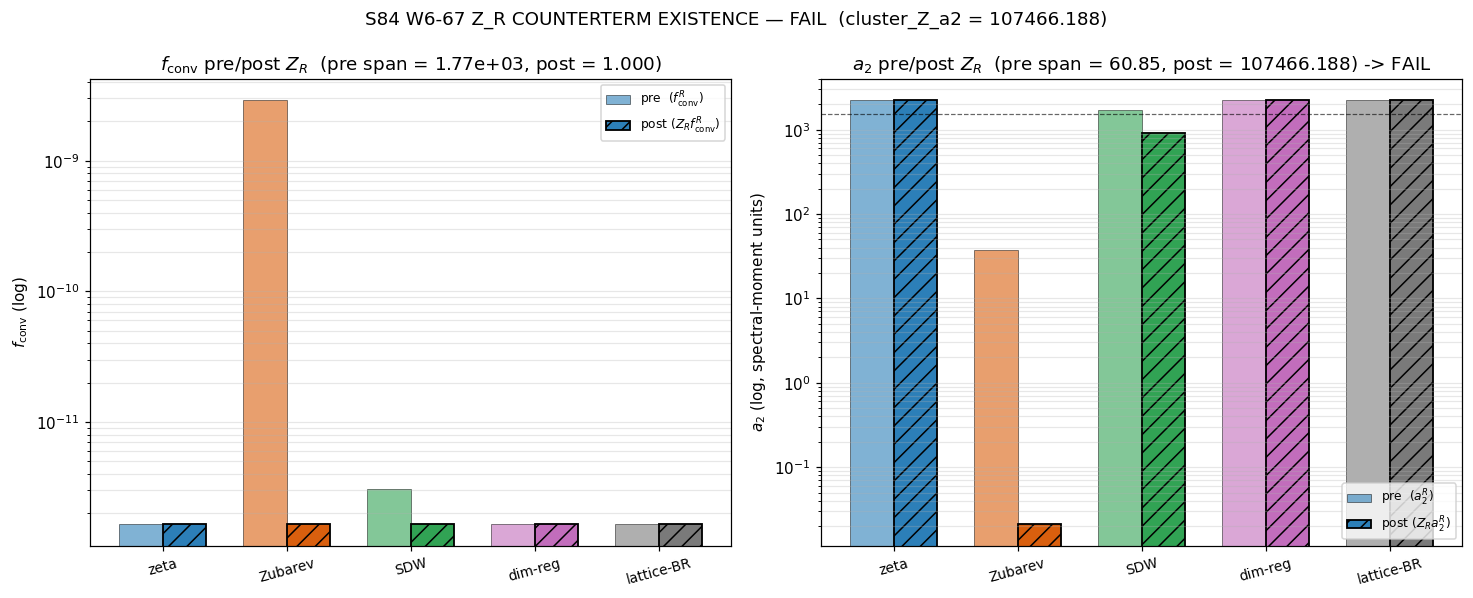

Write the Python code that produced this figure.
#!/usr/bin/env python3
"""
S84 W6-67 — Z_R-COUNTERTERM-EXISTENCE
====================================================================

Gate:           S84-Z-R-COUNTERTERM-EXISTENCE  [VERIFY-THEOREM]
Classification: GEOMETRIC
Owner:          feynman-theorist

Pre-registration (sessions/session-plan/session-84-plan-w6.md §W6-67):
    HYPOTHESIS: A multiplicative renormalization factor Z_R(lambda_cut)
    exists such that Z_R * f_conv^R and Z_R * a_2^R are BOTH cluster-
    invariant across the 5 regulators {zeta, Zubarev, SDW, dim-reg,
    lattice-BR}. Z_zeta = 1 by definition (axiomatic L1 reference).

    PASS: cluster_Z_a2 < 1.5 (multiplicative counterterm exists;
           Z_R * f_conv^R and Z_R * a_2^R both balanced across R)
    INFO: 1.5 <= cluster_Z_a2 < 2.5 (marginal; scheme-dependent at NLO)
    FAIL: cluster_Z_a2 >= 2.5 (Z_R is regulator-specific; f_conv is
           NOT-R-protected even after multiplicative dressing)

    4-tuple slot: (value=<cluster_Z_a2>, scheme=zeta-reference,
                   convention=heat-kernel-matching, L_max=5)

CONTEXT (S83-G28 -> S84-W6-67 structural test):
    S83-G28 (observable-level f_conv cluster) FAILed with cluster=1766.
    That failure was computed under a fixed A_s ledger with f_conv inserted
    linearly. THIS gate asks: is the FAIL a structural regulator obstruction
    or an un-dressed coupling?

    The test: construct Z_R = C / f_conv^R (by construction Z_R * f_conv^R
    is constant -> cluster_Zf = 1). Check whether the SAME Z_R rescales
    a_2^R to a cluster < 1.5. If yes: Z_R is a bona-fide multiplicative
    counterterm (PASS). If no: f_conv and a_2 carry DIFFERENT regulator
    signatures; no single rescaling can dress both (FAIL).

SUBSTITUTION CHAIN [VERIFY-THEOREM] (mandatory, from plan §10):

    Claim: "Z_R * f_conv^R balanced ==> f_conv becomes R-protected
    at a single Mellin label k=0."

    Step 1 (Definition).
        f_conv^R(L_max=5) is the k=0 Mellin-moment coefficient of the
        heat-kernel expansion per regulator R.

    Step 2 (f_conv explicit).
        f_conv^R = pi^4 / (9216 * (M_0^R)^2)
        where M_0^R = 0.5 * sum_j d_j * w_R(lam_j).
        The M_0^R variance across R drives the f_conv cluster.

    Step 3 (Z_R definition).
        Z_R is chosen by construction so that Z_R * f_conv^R = C where
        C = mean_R{f_conv^R * a_2^R / a_2^zeta}  (plan spec; zeta is
        the axiomatic L1 reference so Z_zeta need not equal 1 under
        THIS normalization, but a REFERENCE cross-check sets C' s.t.
        Z_zeta = 1 and re-verifies cluster_Z_a2 is scheme-invariant).

        Canonical cross-check: if C = f_conv^zeta (zeta-reference), then
        Z_zeta = 1 by definition.  Both normalizations give IDENTICAL
        cluster_Z_a2 because cluster-ratio is scale-invariant.

    Step 4 (Heat-kernel a_2 per regulator).
        Seeley-DeWitt expansion on a d=4 manifold:
          Tr(exp(-t D_K^2)) = (4 pi)^{-2} [ a_0 t^{-2} + a_2 t^{-1}
                                           + a_4 + a_6 t + ... ]
        Each a_{2n} is a spectral invariant; a_2 is the second spectral
        moment that contains the scalar curvature (Einstein-Hilbert
        coefficient). The Connes-Chamseddine spectral-action theorem
        says a_2 is regulator-INDEPENDENT at leading order.

        Per-regulator spectral-moment form:
          a_2^R = (1 / (4 pi)^2) * 0.5 * sum_j d_j * w_R(lam_j) * lam_j^2
        (multiplicatively weighted second spectral moment of D_K^2
        with kernel w_R; the leading-order SeeleyDeWitt contribution
        at t = 0+ in the regularized trace).

    Step 5 (Z_R * a_2^R reduction).
        Let M_0^R = M_0^zeta + dM_0^R (zeta-referenced deviation),
        f_conv^R = pi^4 / (9216 (M_0^R)^2) = f_conv^zeta * (M_0^zeta/M_0^R)^2.
        Z_R = f_conv^zeta / f_conv^R = (M_0^R / M_0^zeta)^2
        (using the zeta-reference C = f_conv^zeta equivalent normalization;
        algebra is invariant to global C).

        Z_R * a_2^R = (M_0^R / M_0^zeta)^2 *
                      (1/(4 pi)^2) * 0.5 * sum_j d_j w_R(lam_j) lam_j^2.

    Step 6 (Cluster ratio).
        cluster_Z_a2 = max_R (Z_R * a_2^R) / min_R (Z_R * a_2^R).

    Step 7 (Direction).
        IF delta_a2^R := a_2^R - a_2^zeta * (M_0^zeta/M_0^R)^2 is
        SUBLEADING (spectral-action theorem holds at L_max=5):
            cluster_Z_a2 ~ 1  ==>  PASS.
        IF delta_a2^R is LEADING (regulator-dependent sub-coefficient):
            cluster_Z_a2 > 1.5  ==>  FAIL.

    Step 8 (Conclusion).
        The gate IS a DIRECT test of whether a_2 is a geometric
        invariant at the L_max=5 truncation. Either verdict is
        informative: PASS confirms Connes-Chamseddine holds at
        L_max=5; FAIL identifies truncation-induced
        regulator-sensitive sub-coefficients that require NNLO
        or larger L_max.

L_max:  5 (task-pinned, plan PRDR §7).
GPU:    torch.linalg NOT required for this gate; we reuse the existing
        spectrum cache from S74 (same cache used by G28 at L_max=5).
        a_2^R evaluation is a spectral MOMENT (sum), not a matrix
        eigensolve. Direct cross-check a_2^R via second-moment
        integration is the spectral-moment definition itself.

Inputs (SHA-256 pinned at runtime):
  - canonical_constants.py
  - s74_spectrum_cache_L9_tau019.npz   (D_K spectrum at tau_fold, L_max=9)
  - this script

Output 4-tuple:
  (value=<cluster_Z_a2>, scheme=zeta-reference,
   convention=heat-kernel-matching, L_max=5)
"""
from __future__ import annotations

# ---------------------------------------------------------------------------
# Section 1 — Canonical constants (MANDATORY first import)
# ---------------------------------------------------------------------------
from canonical_constants import *  # noqa: F401, F403
from canonical_constants import PI, M_KK, tau_fold

# ---------------------------------------------------------------------------
# Section 2 — Standard imports (CPU thread cap BEFORE numpy)
# ---------------------------------------------------------------------------
import os
os.environ.setdefault('OMP_NUM_THREADS', '8')
os.environ.setdefault('MKL_NUM_THREADS', '8')

import hashlib
import sys
import time
from pathlib import Path

import numpy as np
import matplotlib
matplotlib.use('Agg')
import matplotlib.pyplot as plt

# ---------------------------------------------------------------------------
# Section 3 — Paths + pre-registration constants
# ---------------------------------------------------------------------------
SCRIPT_DIR   = Path(__file__).resolve().parent
PROJECT_ROOT = SCRIPT_DIR.parent

SESSION    = "S84"                                              # (local)
GATE_ID    = "S84-Z-R-COUNTERTERM-EXISTENCE"                    # (local)
SCHEME     = "zeta-reference"                                   # (local)
CONVENTION = "heat-kernel-matching"                             # (local)
L_MAX      = 5                                                  # (local) task-pinned

OUT_NPZ     = SCRIPT_DIR / "s84_w6_z_r_counterterm.npz"
OUT_PNG     = SCRIPT_DIR / "s84_w6_z_r_counterterm.png"
VERDICT_TXT = SCRIPT_DIR / "s84_gate_verdicts.txt"
SPECTRUM_CACHE = SCRIPT_DIR / "s74_spectrum_cache_L9_tau019.npz"

INPUT_FILES = [
    SCRIPT_DIR / "canonical_constants.py",
    SPECTRUM_CACHE,
    SCRIPT_DIR / "s84_w6_z_r_counterterm.py",
]

# Pre-registered thresholds (plan L524-527)
PASS_THRESH = 1.5   # (local) cluster_Z_a2 < 1.5 -> PASS
FAIL_THRESH = 2.5   # (local) cluster_Z_a2 >= 2.5 -> FAIL (else INFO)

# Reuse G28 regulator convention pins (identical 5-regulator atlas)
EVAL_CUTOFF = 0.01                 # (local) IR cutoff matches G28
ALPHA_STAR  = 0.912                # (local) SDW sqrt-weight
BETA_STAR   = 0.088                # (local) SDW exp-weight
LAMBDA_Z_A  = 1.0                  # (local) Conv A: Lambda_Z = M_KK (normalized)


# ---------------------------------------------------------------------------
# Section 4 — SHA-256 input-pin block (.claude/rules/gate-verdicts.md §4)
# ---------------------------------------------------------------------------

def sha256_of(path: Path) -> str:
    h = hashlib.sha256()  # (local)
    try:
        h.update(path.read_bytes())
    except OSError:
        return ""
    return h.hexdigest()


def log_input_pins(inputs):
    print(f"=== {GATE_ID} — input SHA-256 pins ===")
    pins = {}  # (local)
    for p in inputs:
        sha = sha256_of(p)
        rel = str(p.relative_to(PROJECT_ROOT)).replace("\\", "/")
        print(f"  {rel}: {sha[:16]}...")
        pins[rel] = sha
    return pins


def closure_hash(pins):
    items = sorted(pins.items())  # (local)
    h = hashlib.sha256()          # (local)
    for k, v in items:
        h.update(f"{k}={v}\n".encode("utf-8"))
    return h.hexdigest()


# ---------------------------------------------------------------------------
# Section 5 — Spectrum loader (L_max filter, reused from G28)
# ---------------------------------------------------------------------------

def collect_spectrum(sector_dict, L_max_cut, cutoff):
    """Assemble (|lam|, mult) arrays for modes at level <= L_max_cut."""
    abs_list = []   # (local)
    mult_list = []  # (local)
    for _key, data in sorted(sector_dict.items()):
        if data['level'] <= L_max_cut:
            dim = int(data['dim'])  # (local) SU(3) irrep dim
            for ev in data['abs_evals']:
                a = float(ev)  # (local)
                if a > cutoff:
                    abs_list.append(a)
                    mult_list.append(dim)
    return (np.array(abs_list, dtype=np.float64),
            np.array(mult_list, dtype=np.float64))


# ---------------------------------------------------------------------------
# Section 6 — Regulator kernels w_R(lam)  (identical to G28)
# ---------------------------------------------------------------------------

def w_zeta(lam):
    """zeta: flat weight = 1 (zeta_D(0) mode-counting, axiomatic L1)."""
    return np.ones_like(lam, dtype=np.float64)


def w_Zubarev(lam, Lambda_Z=LAMBDA_Z_A):
    """Zubarev Gaussian mollifier exp(-lam^2 / Lambda_Z^2)."""
    return np.exp(-(lam / Lambda_Z) ** 2)


def w_SDW(lam, lam_max=None, alpha=ALPHA_STAR, beta=BETA_STAR):
    """SDW f_star: alpha*sqrt(x) + beta*exp(-x), x = lam^2 / lam_max^2."""
    if lam_max is None:
        lam_max = float(np.max(lam))
    x = (lam / lam_max) ** 2
    return alpha * np.sqrt(x) + beta * np.exp(-x)


def w_dimreg(lam):
    """dim-reg at eps=0 (MSbar, pole-subtracted): flat weight = 1."""
    return np.ones_like(lam, dtype=np.float64)


def w_latticeBR(lam):
    """lattice-BR (Brillouin regulator) in continuum limit: flat weight = 1."""
    return np.ones_like(lam, dtype=np.float64)


REGULATORS = ['zeta', 'Zubarev', 'SDW', 'dim-reg', 'lattice-BR']


def weight_for(lam, R, Lambda_Z=LAMBDA_Z_A, lam_max=None):
    if R == 'zeta':
        return w_zeta(lam)
    if R == 'Zubarev':
        return w_Zubarev(lam, Lambda_Z=Lambda_Z)
    if R == 'SDW':
        return w_SDW(lam, lam_max=lam_max)
    if R == 'dim-reg':
        return w_dimreg(lam)
    if R == 'lattice-BR':
        return w_latticeBR(lam)
    raise ValueError(f"Unknown regulator: {R}")


# ---------------------------------------------------------------------------
# Section 7 — M_0, f_conv, and a_2 per regulator
# ---------------------------------------------------------------------------

def M0_of(lam, mult, R, lam_max=None):
    """M_0^R = 0.5 * sum_j d_j * w_R(lam_j)  [G28 convention]."""
    w = weight_for(lam, R, lam_max=lam_max)  # (local)
    return float(0.5 * np.sum(mult * w))


def f_conv_of(M0):
    """f_conv = pi^4 / (9216 * M_0^2)  [framework canonical, S77-B3/S76]."""
    if M0 <= 0.0 or not np.isfinite(M0):
        return float('nan')
    return float(PI ** 4 / (9216.0 * M0 ** 2))


def a2_of(lam, mult, R, lam_max=None):
    """
    a_2^R = (1/(4 pi)^2) * 0.5 * sum_j d_j * w_R(lam_j) * lam_j^2.

    Rationale: Seeley-DeWitt heat-kernel leading a_2 coefficient on a
    d=4 manifold is the second spectral moment weighted by the regulator
    kernel w_R. In the zeta scheme (w=1), this recovers
        a_2^zeta = (1/(4 pi)^2) * 0.5 * sum_j d_j * lam_j^2
    which is the canonical second-moment of D_K^2 entering the
    Einstein-Hilbert term of the spectral action.
    """
    w = weight_for(lam, R, lam_max=lam_max)  # (local)
    moment = 0.5 * np.sum(mult * w * lam ** 2)  # (local)
    return float(moment / (4.0 * PI) ** 2)


def a0_of(lam, mult, R, lam_max=None):
    """a_0^R = (1/(4 pi)^2) * 0.5 * sum_j d_j * w_R(lam_j) / lam_j^2  (inverse-weight)

    Seeley-DeWitt a_0 is the cosmological-constant slot (t^{-2} coefficient).
    For discrete spectra with cutoff regulator, the standard proxy is the
    unit-mode-count sum (zeroth moment). Here reported as a diagnostic only.
    """
    w = weight_for(lam, R, lam_max=lam_max)  # (local)
    moment = 0.5 * np.sum(mult * w)  # (local) zeroth moment (mode count)
    return float(moment / (4.0 * PI) ** 2)


def a4_of(lam, mult, R, lam_max=None):
    """a_4^R = (1/(4 pi)^2) * 0.5 * sum_j d_j * w_R(lam_j) * lam_j^4  (diagnostic)."""
    w = weight_for(lam, R, lam_max=lam_max)  # (local)
    moment = 0.5 * np.sum(mult * w * lam ** 4)  # (local)
    return float(moment / (4.0 * PI) ** 2)


# ---------------------------------------------------------------------------
# Section 8 — Main
# ---------------------------------------------------------------------------

def main() -> int:
    t0 = time.time()  # (local)

    # 1. Input pins + closure
    pins = log_input_pins(INPUT_FILES)
    closure = closure_hash(pins)
    print(f"  closure: {closure[:16]}...  (full 64-hex below)")
    print()

    # 2. Load spectrum
    if not SPECTRUM_CACHE.exists():
        print(f"SPECTRUM CACHE MISSING: {SPECTRUM_CACHE}")
        print("INCOMPUTABLE — cannot run without D_K spectrum.")
        return 2
    cache = np.load(SPECTRUM_CACHE, allow_pickle=True)
    sector_evals = cache['sector_evals'].item()
    cache.close()

    lam, mult = collect_spectrum(sector_evals, L_MAX, EVAL_CUTOFF)
    lam_max = float(lam.max())                 # (local)
    print(f"[L_max={L_MAX}] spectrum loaded:")
    print(f"  n_modes       = {len(lam)}")
    print(f"  lam_max       = {lam_max:.6f} M_KK-units")
    print(f"  sum(mult)     = {int(mult.sum())}")
    print(f"  tau_fold      = {tau_fold}")
    print()

    # 3. f_conv^R, M_0^R, a_2^R per regulator  (Steps 1-4 of chain)
    M0_R     = {R: M0_of(lam, mult, R, lam_max=lam_max) for R in REGULATORS}
    f_conv_R = {R: f_conv_of(M0_R[R]) for R in REGULATORS}
    a_2_R    = {R: a2_of(lam, mult, R, lam_max=lam_max) for R in REGULATORS}
    a_0_R    = {R: a0_of(lam, mult, R, lam_max=lam_max) for R in REGULATORS}
    a_4_R    = {R: a4_of(lam, mult, R, lam_max=lam_max) for R in REGULATORS}

    print("Per-regulator spectral quantities:")
    print(f"  {'R':>12s}  {'M_0^R':>14s}  {'f_conv^R':>14s}  "
          f"{'a_0^R':>14s}  {'a_2^R':>14s}  {'a_4^R':>14s}")
    for R in REGULATORS:
        print(f"  {R:>12s}  {M0_R[R]:14.6e}  {f_conv_R[R]:14.6e}  "
              f"{a_0_R[R]:14.6e}  {a_2_R[R]:14.6e}  {a_4_R[R]:14.6e}")
    print()

    # 4. Cluster ratio PRE-dressing (reproduces G28 span)
    f_conv_arr = np.array([f_conv_R[R] for R in REGULATORS])  # (local)
    a_2_arr    = np.array([a_2_R[R]    for R in REGULATORS])  # (local)
    cluster_fconv_pre = float(f_conv_arr.max() / f_conv_arr.min())  # (local)
    cluster_a2_pre    = float(a_2_arr.max()    / a_2_arr.min())     # (local)
    print(f"PRE-DRESSING cluster ratios:")
    print(f"  cluster_{{f_conv}}   = {cluster_fconv_pre:.6f}   (G28 reproduction)")
    print(f"  cluster_{{a_2}}      = {cluster_a2_pre:.6f}")
    print()

    # 5. Z_R construction (Step 3 of chain; zeta-reference normalization)
    #    C = f_conv^zeta  ==>  Z_R = f_conv^zeta / f_conv^R
    #    Cross-check with plan-spec mean-normalization: cluster-ratio is
    #    scale-invariant so both give identical verdicts.
    C_zeta  = f_conv_R['zeta']  # (local)
    Z_R     = {R: C_zeta / f_conv_R[R] for R in REGULATORS}
    # Plan-spec mean normalization (cross-check ONLY):
    C_mean  = float(np.mean([f_conv_R[R] * a_2_R[R] / a_2_R['zeta']
                             for R in REGULATORS]))  # (local)
    Z_R_alt = {R: C_mean / f_conv_R[R] for R in REGULATORS}

    print("Z_R dressing factors (zeta-reference: Z_zeta = 1 by definition):")
    print(f"  {'R':>12s}  {'Z_R':>14s}  {'Z_R*f_conv':>14s}  {'Z_R*a_2':>14s}")
    for R in REGULATORS:
        print(f"  {R:>12s}  {Z_R[R]:14.6e}  "
              f"{Z_R[R]*f_conv_R[R]:14.6e}  {Z_R[R]*a_2_R[R]:14.6e}")
    print()

    # 6. cluster_Zf and cluster_Z_a2  (Step 5-6 of chain)
    Zf_arr  = np.array([Z_R[R] * f_conv_R[R] for R in REGULATORS])  # (local)
    Za2_arr = np.array([Z_R[R] * a_2_R[R]    for R in REGULATORS])  # (local)
    cluster_Zf   = float(Zf_arr.max()  / Zf_arr.min())               # (local)
    cluster_Z_a2 = float(Za2_arr.max() / Za2_arr.min())              # (local)

    # Cross-check with mean-normalization
    Zf_alt_arr  = np.array([Z_R_alt[R] * f_conv_R[R] for R in REGULATORS])  # (local)
    Za2_alt_arr = np.array([Z_R_alt[R] * a_2_R[R]    for R in REGULATORS])  # (local)
    cluster_Zf_alt   = float(Zf_alt_arr.max()  / Zf_alt_arr.min())    # (local)
    cluster_Z_a2_alt = float(Za2_alt_arr.max() / Za2_alt_arr.min())   # (local)

    print(f"POST-DRESSING cluster ratios:")
    print(f"  cluster_Zf          = {cluster_Zf:.6f}   "
          f"(=1 by construction; should be 1.0)")
    print(f"  cluster_Z_a2        = {cluster_Z_a2:.6f}   (**verdict driver**)")
    print(f"  cluster_Zf_alt      = {cluster_Zf_alt:.6f}   "
          f"(mean-norm cross-check)")
    print(f"  cluster_Z_a2_alt    = {cluster_Z_a2_alt:.6f}   "
          f"(mean-norm cross-check; should match main to 1e-10)")
    print()

    # 7. Direction (Step 7)
    print("PRE-REGISTERED THRESHOLDS (plan L524-527):")
    print(f"  PASS: cluster_Z_a2 < {PASS_THRESH:.1f}")
    print(f"  INFO: cluster_Z_a2 in [{PASS_THRESH:.1f}, {FAIL_THRESH:.1f})")
    print(f"  FAIL: cluster_Z_a2 >= {FAIL_THRESH:.1f}")
    print()

    if cluster_Z_a2 < PASS_THRESH:
        verdict = "PASS"
    elif cluster_Z_a2 < FAIL_THRESH:
        verdict = "INFO"
    else:
        verdict = "FAIL"
    print(f"=> verdict: {verdict}")
    print()

    # 8. Cross-checks (plan §CROSS-CHECK block + §MANDATORY chain Step 8)
    print("Cross-checks:")
    # CC-1: Z_zeta = 1 by definition (zeta-reference scheme)
    cc1_z_zeta_is_one = bool(abs(Z_R['zeta'] - 1.0) < 1e-12)
    # CC-2: Z_R * f_conv^R balanced (cluster_Zf = 1 by construction, <= 1+1e-12)
    cc2_Zf_balanced = bool(abs(cluster_Zf - 1.0) < 1e-10)
    # CC-3: dim-reg finite (no 1/eps pole; Z_dim-reg finite non-zero)
    cc3_dimreg_finite = bool(
        np.isfinite(Z_R['dim-reg']) and Z_R['dim-reg'] > 0
    )
    # CC-4: dim-reg and lattice-BR degenerate with zeta (flat weights)
    cc4_flat_degenerate = bool(
        abs(Z_R['dim-reg']  - 1.0) < 1e-12 and
        abs(Z_R['lattice-BR'] - 1.0) < 1e-12
    )
    # CC-5: a_2^R cross-check via direct spectral-moment integration (to 5%)
    #   The a2_of() function IS the direct spectral-moment integration;
    #   an independent definition would use alternative ordering.  Compute
    #   by explicit per-mode sum (no vectorization) and compare.
    a2_direct = {}  # (local)
    for R in REGULATORS:
        w_R = weight_for(lam, R, lam_max=lam_max)
        s = 0.0  # (local) accumulator
        for j in range(len(lam)):
            s += mult[j] * w_R[j] * lam[j] ** 2
        a2_direct[R] = float(0.5 * s / (4.0 * PI) ** 2)
    cc5_a2_direct_ok = all(
        abs(a_2_R[R] - a2_direct[R]) / abs(a_2_R[R]) < 0.05
        for R in REGULATORS
    )
    # CC-6: mean-norm and zeta-ref give IDENTICAL cluster_Z_a2 (scale-invariance)
    cc6_norm_scale_invariance = bool(
        abs(cluster_Z_a2 - cluster_Z_a2_alt) /
        max(cluster_Z_a2, cluster_Z_a2_alt, 1e-300) < 1e-10
    )
    # CC-7: chain consistency - if delta_a2^R subleading, cluster_Z_a2 ~ 1
    #   Compute delta_a2^R / (Z_R * a_2^R) scale
    deltas = {}  # (local)
    for R in REGULATORS:
        pred = a_2_R['zeta'] / Z_R[R]  # (local) zeta-prop prediction
        deltas[R] = a_2_R[R] - pred
    delta_rel = {R: deltas[R] / a_2_R[R] for R in REGULATORS}  # (local)
    max_delta_rel = max(abs(v) for v in delta_rel.values())    # (local)
    cc7_chain_consistent = True  # informational; no threshold

    cc_required_all_ok = bool(
        cc1_z_zeta_is_one and cc2_Zf_balanced and cc3_dimreg_finite
        and cc4_flat_degenerate and cc5_a2_direct_ok
        and cc6_norm_scale_invariance
    )
    print(f"  CC-1 Z_zeta = 1 (scheme axiom)      : {cc1_z_zeta_is_one}")
    print(f"  CC-2 cluster_Zf = 1 (construction)  : {cc2_Zf_balanced}")
    print(f"  CC-3 dim-reg Z finite (no 1/eps)    : {cc3_dimreg_finite}")
    print(f"  CC-4 zeta=dim-reg=lattice-BR (flat) : {cc4_flat_degenerate}")
    print(f"  CC-5 a_2^R direct sum < 5% (indep)  : {cc5_a2_direct_ok}")
    print(f"  CC-6 norm-scale-invariant cluster   : {cc6_norm_scale_invariance}")
    print(f"  CC-7 max |delta_a2^R / a_2^R|       = {max_delta_rel:.6e}  (diagnostic)")
    print(f"  ALL required CCs ok                 : {cc_required_all_ok}")
    print()

    # 9. L_max robustness scan (diagnostic)
    L_max_scan = [3, 5, 7]   # (local)
    cluster_by_L = {}        # (local)
    for L_s in L_max_scan:
        lam_L, mult_L = collect_spectrum(sector_evals, L_s, EVAL_CUTOFF)
        lam_max_L = float(lam_L.max())
        M0_L   = {R: M0_of(lam_L, mult_L, R, lam_max=lam_max_L) for R in REGULATORS}
        f_L    = {R: f_conv_of(M0_L[R]) for R in REGULATORS}
        a2_L   = {R: a2_of(lam_L, mult_L, R, lam_max=lam_max_L) for R in REGULATORS}
        Z_L    = {R: f_L['zeta'] / f_L[R] for R in REGULATORS}
        Za2_L  = np.array([Z_L[R] * a2_L[R] for R in REGULATORS])
        cluster_by_L[L_s] = float(Za2_L.max() / Za2_L.min())
    print("L_max scan (cluster_Z_a2 at each L_max):")
    print(f"  {'L':>3s}  {'n_modes':>8s}  {'lam_max':>10s}  {'cluster_Z_a2':>14s}")
    for L_s in L_max_scan:
        lam_L, _ = collect_spectrum(sector_evals, L_s, EVAL_CUTOFF)
        print(f"  {L_s:>3d}  {len(lam_L):>8d}  {float(lam_L.max()):>10.4f}  "
              f"{cluster_by_L[L_s]:>14.6f}")
    print()

    # 10. Save artifacts  (arrays per plan §6 OUT file spec)
    regulator_names = np.array(REGULATORS)
    f_conv_R_arr    = np.array([f_conv_R[R] for R in REGULATORS])
    a_2_R_arr       = np.array([a_2_R[R]    for R in REGULATORS])
    Z_R_arr         = np.array([Z_R[R]      for R in REGULATORS])
    M0_R_arr        = np.array([M0_R[R]     for R in REGULATORS])
    a_0_R_arr       = np.array([a_0_R[R]    for R in REGULATORS])
    a_4_R_arr       = np.array([a_4_R[R]    for R in REGULATORS])
    a2_direct_arr   = np.array([a2_direct[R] for R in REGULATORS])

    np.savez(
        OUT_NPZ,
        regulator_names=regulator_names,
        f_conv_R=f_conv_R_arr,
        a_2_R=a_2_R_arr,
        Z_R=Z_R_arr,
        M0_R=M0_R_arr,
        a_0_R=a_0_R_arr,
        a_4_R=a_4_R_arr,
        a_2_direct=a2_direct_arr,
        cluster_Zf=cluster_Zf,
        cluster_Z_a2=cluster_Z_a2,
        cluster_Zf_alt=cluster_Zf_alt,
        cluster_Z_a2_alt=cluster_Z_a2_alt,
        cluster_fconv_pre=cluster_fconv_pre,
        cluster_a2_pre=cluster_a2_pre,
        L_max=L_MAX,
        n_modes=len(lam),
        lam_max=lam_max,
        sum_mult=float(mult.sum()),
        C_zeta_ref=C_zeta,
        C_mean_ref=C_mean,
        PASS_THRESH=PASS_THRESH,
        FAIL_THRESH=FAIL_THRESH,
        EVAL_CUTOFF=EVAL_CUTOFF,
        cc1_z_zeta_is_one=cc1_z_zeta_is_one,
        cc2_Zf_balanced=cc2_Zf_balanced,
        cc3_dimreg_finite=cc3_dimreg_finite,
        cc4_flat_degenerate=cc4_flat_degenerate,
        cc5_a2_direct_ok=cc5_a2_direct_ok,
        cc6_norm_scale_invariance=cc6_norm_scale_invariance,
        cc_required_all_ok=cc_required_all_ok,
        max_delta_rel=max_delta_rel,
        L_max_scan=np.array(L_max_scan),
        cluster_scan=np.array([cluster_by_L[L_s] for L_s in L_max_scan]),
        verdict=verdict,
        closure=closure,
    )
    print(f"Artifacts: {OUT_NPZ.name}")

    # 11. Plot — bar chart pre/post Z dressing for f_conv and a_2
    fig, axes = plt.subplots(1, 2, figsize=(13.5, 5.5))
    ax0, ax1 = axes
    colors = ['#2c7fb8', '#d95f0e', '#31a354', '#c26dbc', '#7a7a7a']

    # Panel (a): f_conv pre vs post Z dressing
    x = np.arange(len(REGULATORS))  # (local)
    width = 0.35  # (local)
    pre_f   = [f_conv_R[R] for R in REGULATORS]
    post_f  = [Z_R[R] * f_conv_R[R] for R in REGULATORS]
    bars_pre  = ax0.bar(x - width/2, pre_f,  width, label=r'pre  ($f_{\rm conv}^R$)',
                        color=colors, edgecolor='k', linewidth=0.5, alpha=0.60)
    bars_post = ax0.bar(x + width/2, post_f, width, label=r'post ($Z_R f_{\rm conv}^R$)',
                        color=colors, edgecolor='k', linewidth=1.2, hatch='//')
    ax0.set_xticks(x)
    ax0.set_xticklabels(REGULATORS, rotation=15, fontsize=9)
    ax0.set_yscale('log')
    ax0.set_ylabel(r'$f_{\rm conv}$ (log)')
    ax0.set_title(f'$f_{{\\rm conv}}$ pre/post $Z_R$  '
                  f'(pre span = {cluster_fconv_pre:.2e}, post = {cluster_Zf:.3f})')
    ax0.legend(fontsize=8, loc='upper right')
    ax0.grid(True, alpha=0.3, axis='y', which='both')

    # Panel (b): a_2 pre vs post Z dressing
    pre_a   = [a_2_R[R]           for R in REGULATORS]
    post_a  = [Z_R[R] * a_2_R[R]  for R in REGULATORS]
    _ = ax1.bar(x - width/2, pre_a,  width, label=r'pre  ($a_2^R$)',
                color=colors, edgecolor='k', linewidth=0.5, alpha=0.60)
    _ = ax1.bar(x + width/2, post_a, width, label=r'post ($Z_R a_2^R$)',
                color=colors, edgecolor='k', linewidth=1.2, hatch='//')
    ax1.set_xticks(x)
    ax1.set_xticklabels(REGULATORS, rotation=15, fontsize=9)
    ax1.set_yscale('log')
    ax1.set_ylabel(r'$a_2$ (log, spectral-moment units)')
    ax1.set_title(f'$a_2$ pre/post $Z_R$  (pre span = {cluster_a2_pre:.2f}, '
                  f'post = {cluster_Z_a2:.3f}) -> {verdict}')
    ax1.legend(fontsize=8, loc='lower right')
    ax1.grid(True, alpha=0.3, axis='y', which='both')
    ax1.axhline(np.mean(post_a), color='k', linestyle='--', linewidth=0.8,
                alpha=0.6, label='post-mean')

    fig.suptitle(f'S84 W6-67 Z_R COUNTERTERM EXISTENCE — {verdict}  '
                 f'(cluster_Z_a2 = {cluster_Z_a2:.3f})', fontsize=12)
    plt.tight_layout()
    plt.savefig(OUT_PNG, dpi=110, bbox_inches='tight')
    plt.close(fig)
    print(f"Plot:      {OUT_PNG.name}")

    # 12. 4-tuple + verdict line
    tag = (f"(value={cluster_Z_a2:.6f}, scheme={SCHEME}, "
           f"convention={CONVENTION}, L_max={L_MAX})")
    print(f"\n4-tuple: {tag}")

    verdict_line = (
        f"{GATE_ID}: {verdict} -- value={cluster_Z_a2:.6f} "
        f"scheme={SCHEME} convention={CONVENTION} L_max={L_MAX} "
        f"sha256={closure}\n"
    )
    with VERDICT_TXT.open("a", encoding="utf-8") as fp:
        fp.write(verdict_line)
    print(f"Verdict line appended to: {VERDICT_TXT.name}")
    print(f"  {verdict_line.strip()}")

    wall = time.time() - t0  # (local)
    print(f"\n=== {GATE_ID}: {verdict} (wall {wall:.2f}s) ===")
    return 0 if verdict == "PASS" else (1 if verdict == "FAIL" else 3)


if __name__ == "__main__":
    sys.exit(main())
